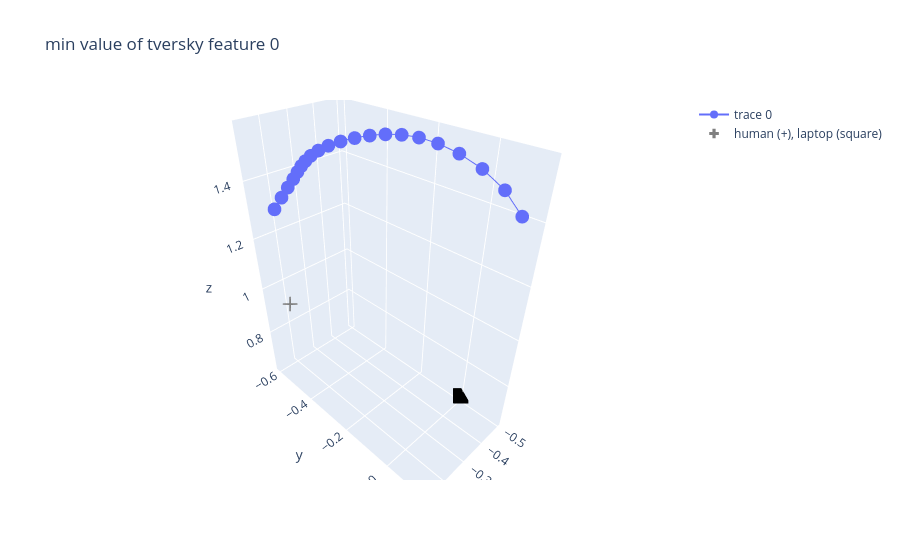
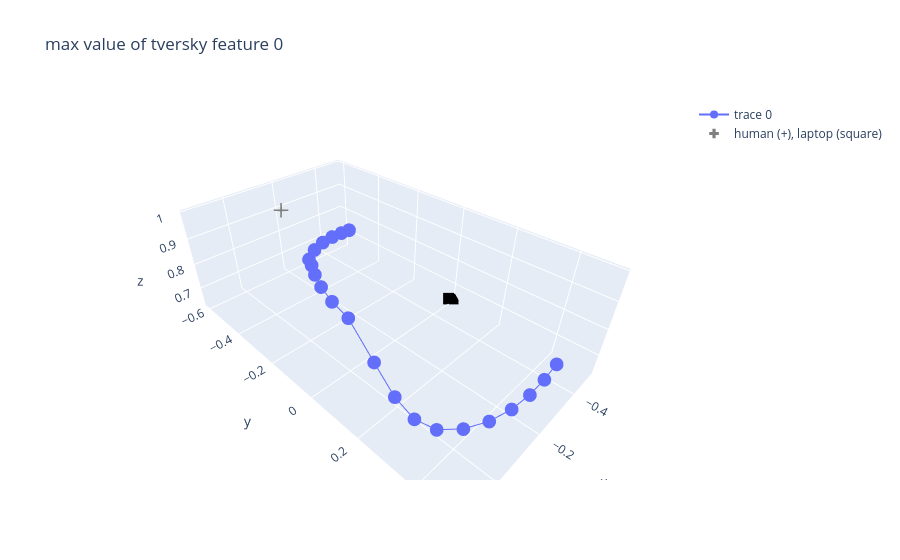
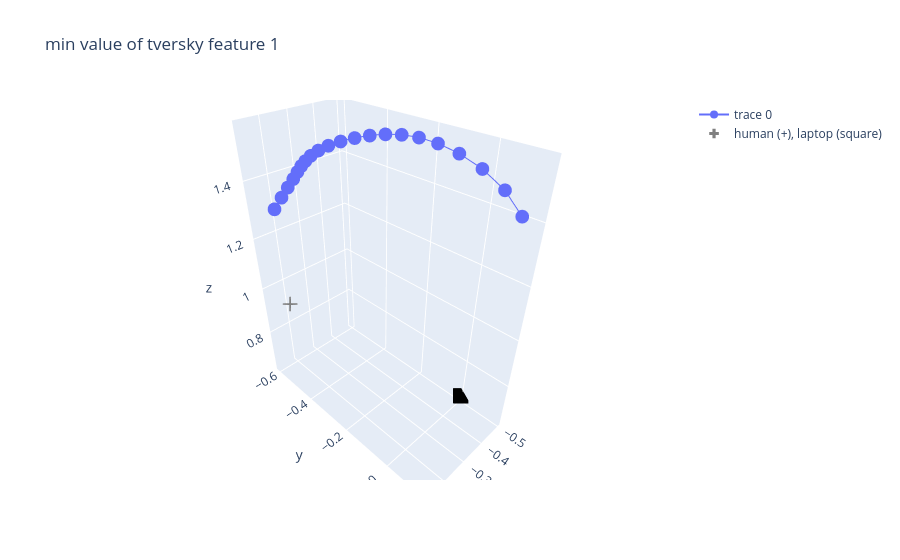
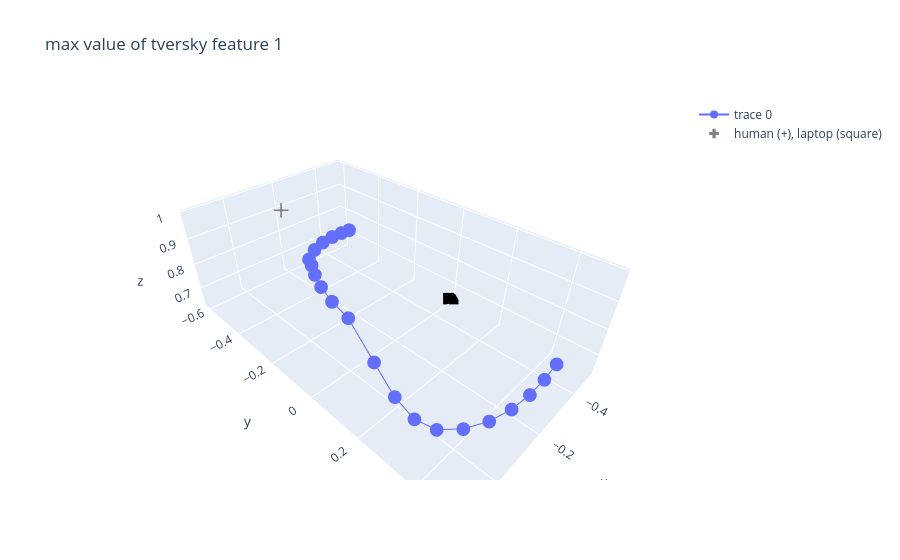

Source (notebook cell) for these figures, in order:
### Code cell
for tversky_feature_idx in range(4):
    min_idx = np.argmin(tversky_feature_measures[:,tversky_feature_idx].detach()).item()
    min_traj = all_trajs[min_idx]
    max_idx = np.argmax(tversky_feature_measures[:,tversky_feature_idx].detach()).item()
    max_traj = all_trajs[max_idx]
    vis_trajectory(min_traj, f"min value of tversky feature {tversky_feature_idx}")
    vis_trajectory(max_traj, f"max value of tversky feature {tversky_feature_idx}")

### Figure 1 — Plotly figure (JSON) as saved in the notebook; plotly's stock layout.template omitted (floating-point values rounded to 4 significant figures)
{"data": [{"mode": "lines+markers", "type": "scatter3d", "x": [-0.4234, -0.4682, -0.4847, -0.4811, -0.4665, -0.447, -0.4251, -0.4005, -0.3725, -0.3408, -0.3069, -0.2731, -0.2425, -0.2174, -0.199, -0.1873, -0.178, -0.1689, -0.1573, -0.1429, -0.1246], "y": [0.1417, 0.05956, -0.02497, -0.1005, -0.1636, -0.2161, -0.2609, -0.3003, -0.3348, -0.3635, -0.3851, -0.3992, -0.4066, -0.4099, -0.4123, -0.4175, -0.425, -0.4361, -0.4514, -0.4681, -0.4852], "z": [1.44, 1.47, 1.499, 1.523, 1.539, 1.548, 1.551, 1.549, 1.544, 1.538, 1.531, 1.523, 1.515, 1.506, 1.495, 1.482, 1.466, 1.445, 1.418, 1.387, 1.35]}, {"marker": {"color": ["gray", "black"], "showscale": false, "size": 8, "symbol": ["cross", "square"]}, "mode": "markers", "name": "human (+), laptop (square)", "type": "scatter3d", "x": [-0.2, -0.5], "y": [-0.6, 0], "z": [0.9, 0.635]}], "layout": {"title": {"text": "min value of tversky feature 0"}}}

### Figure 2 — Plotly figure (JSON) as saved in the notebook; plotly's stock layout.template omitted (floating-point values rounded to 4 significant figures)
{"data": [{"mode": "lines+markers", "type": "scatter3d", "x": [-0.2486, -0.1957, -0.1397, -0.08366, -0.03029, 0.01743, 0.04277, 0.06896, 0.09048, 0.1022, 0.1007, 0.1247, 0.1329, 0.1251, 0.09915, 0.05332, -0.007362, -0.07692, -0.1501, -0.2227, -0.2917], "y": [-0.2688, -0.2455, -0.2242, -0.2006, -0.1718, -0.1359, -0.08976, -0.04164, 0.01023, 0.06579, 0.1226, 0.2352, 0.3098, 0.3639, 0.4086, 0.4487, 0.477, 0.4934, 0.4997, 0.499, 0.4956], "z": [0.9212, 0.939, 0.9543, 0.9662, 0.9741, 0.9777, 0.9902, 0.9942, 0.9914, 0.9807, 0.9608, 0.9084, 0.8576, 0.8216, 0.8018, 0.7992, 0.7969, 0.7938, 0.7908, 0.79, 0.794]}, {"marker": {"color": ["gray", "black"], "showscale": false, "size": 8, "symbol": ["cross", "square"]}, "mode": "markers", "name": "human (+), laptop (square)", "type": "scatter3d", "x": [-0.2, -0.5], "y": [-0.6, 0], "z": [0.9, 0.635]}], "layout": {"title": {"text": "max value of tversky feature 0"}}}

### Figure 3 — Plotly figure (JSON) as saved in the notebook; plotly's stock layout.template omitted (floating-point values rounded to 4 significant figures)
{"data": [{"mode": "lines+markers", "type": "scatter3d", "x": [-0.4234, -0.4682, -0.4847, -0.4811, -0.4665, -0.447, -0.4251, -0.4005, -0.3725, -0.3408, -0.3069, -0.2731, -0.2425, -0.2174, -0.199, -0.1873, -0.178, -0.1689, -0.1573, -0.1429, -0.1246], "y": [0.1417, 0.05956, -0.02497, -0.1005, -0.1636, -0.2161, -0.2609, -0.3003, -0.3348, -0.3635, -0.3851, -0.3992, -0.4066, -0.4099, -0.4123, -0.4175, -0.425, -0.4361, -0.4514, -0.4681, -0.4852], "z": [1.44, 1.47, 1.499, 1.523, 1.539, 1.548, 1.551, 1.549, 1.544, 1.538, 1.531, 1.523, 1.515, 1.506, 1.495, 1.482, 1.466, 1.445, 1.418, 1.387, 1.35]}, {"marker": {"color": ["gray", "black"], "showscale": false, "size": 8, "symbol": ["cross", "square"]}, "mode": "markers", "name": "human (+), laptop (square)", "type": "scatter3d", "x": [-0.2, -0.5], "y": [-0.6, 0], "z": [0.9, 0.635]}], "layout": {"title": {"text": "min value of tversky feature 1"}}}

### Figure 4 — Plotly figure (JSON) as saved in the notebook; plotly's stock layout.template omitted (floating-point values rounded to 4 significant figures)
{"data": [{"mode": "lines+markers", "type": "scatter3d", "x": [-0.2486, -0.1957, -0.1397, -0.08366, -0.03029, 0.01743, 0.04277, 0.06896, 0.09048, 0.1022, 0.1007, 0.1247, 0.1329, 0.1251, 0.09915, 0.05332, -0.007362, -0.07692, -0.1501, -0.2227, -0.2917], "y": [-0.2688, -0.2455, -0.2242, -0.2006, -0.1718, -0.1359, -0.08976, -0.04164, 0.01023, 0.06579, 0.1226, 0.2352, 0.3098, 0.3639, 0.4086, 0.4487, 0.477, 0.4934, 0.4997, 0.499, 0.4956], "z": [0.9212, 0.939, 0.9543, 0.9662, 0.9741, 0.9777, 0.9902, 0.9942, 0.9914, 0.9807, 0.9608, 0.9084, 0.8576, 0.8216, 0.8018, 0.7992, 0.7969, 0.7938, 0.7908, 0.79, 0.794]}, {"marker": {"color": ["gray", "black"], "showscale": false, "size": 8, "symbol": ["cross", "square"]}, "mode": "markers", "name": "human (+), laptop (square)", "type": "scatter3d", "x": [-0.2, -0.5], "y": [-0.6, 0], "z": [0.9, 0.635]}], "layout": {"title": {"text": "max value of tversky feature 1"}}}
